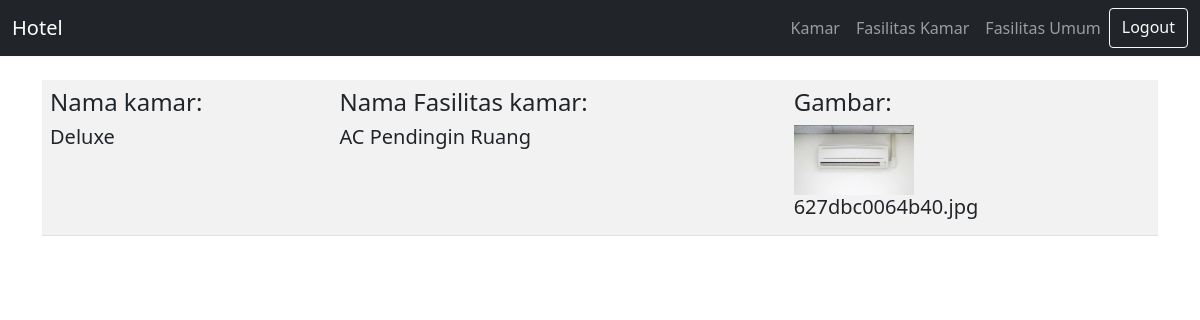
Screenshot of /admin/detail_fasilitas_kamar.php with the database file from the repository.
### tables this page shows
CREATE TABLE `kamar` (
  `id_kamar` int(11) NOT NULL,
  `nama_kamar` varchar(50) NOT NULL,
  `total_kamar` int(5) NOT NULL
);

CREATE TABLE `fasilitas_kamar` (
  `id` int(11) NOT NULL,
  `id_kamar` int(11) NOT NULL,
  `fasilitas` varchar(100) NOT NULL,
  `gambar` varchar(100) NOT NULL
);

### admin/detail_fasilitas_kamar.php (the view, shortened to what this page needs)
<?php
$conn = mysqli_connect("localhost", "root", "", "hotel-hebat");
$Detailfasilitas_kamar = mysqli_query($conn, "SELECT * FROM fasilitas_kamar,kamar where fasilitas_kamar.id_kamar=kamar.id_kamar");
$Resultdetail_fasilitas_kamar = mysqli_fetch_assoc($Detailfasilitas_kamar);
?>
<!DOCTYPE html>
<html lang="en">
<head>
  <link rel="stylesheet" href="../vendor/bootstrap.min.css">
  <link rel="stylesheet" href="../vendor/dataTables.bootstrap5.min.css">
</head>
<body style="margin-top: 80px;">
  <?php
  include './navbar.php'
  ?>
  <div class="container">
    <table class="table table-striped" style="width:100%">
      <tbody>
        <tr>
        <td>
            <h4>Nama kamar: </h3>
              <h5><?= $Resultdetail_fasilitas_kamar['nama_kamar']; ?></h5>
          </td>
          <td>
            <h4>Nama Fasilitas kamar: </h3>
              <h5><?= $Resultdetail_fasilitas_kamar['fasilitas']; ?></h5>
          </td>
          <td>
            <h4>Gambar: </h3><img src="../vendor/img/fasilitas_kamar/<?= $Resultdetail_fasilitas_kamar['gambar']; ?>" alt="" style="width: 120px; height: 70px;">
              <h5><?= $Resultdetail_fasilitas_kamar['gambar']; ?></h5>
          <td>
      </tbody>
    </table>
  </div>
</body>
</html>

### rows the page displays
kamar: nama_kamar "Deluxe"
fasilitas_kamar: fasilitas "AC Pendingin Ruang", gambar (picture), gambar "627dbc0064b40.jpg"
